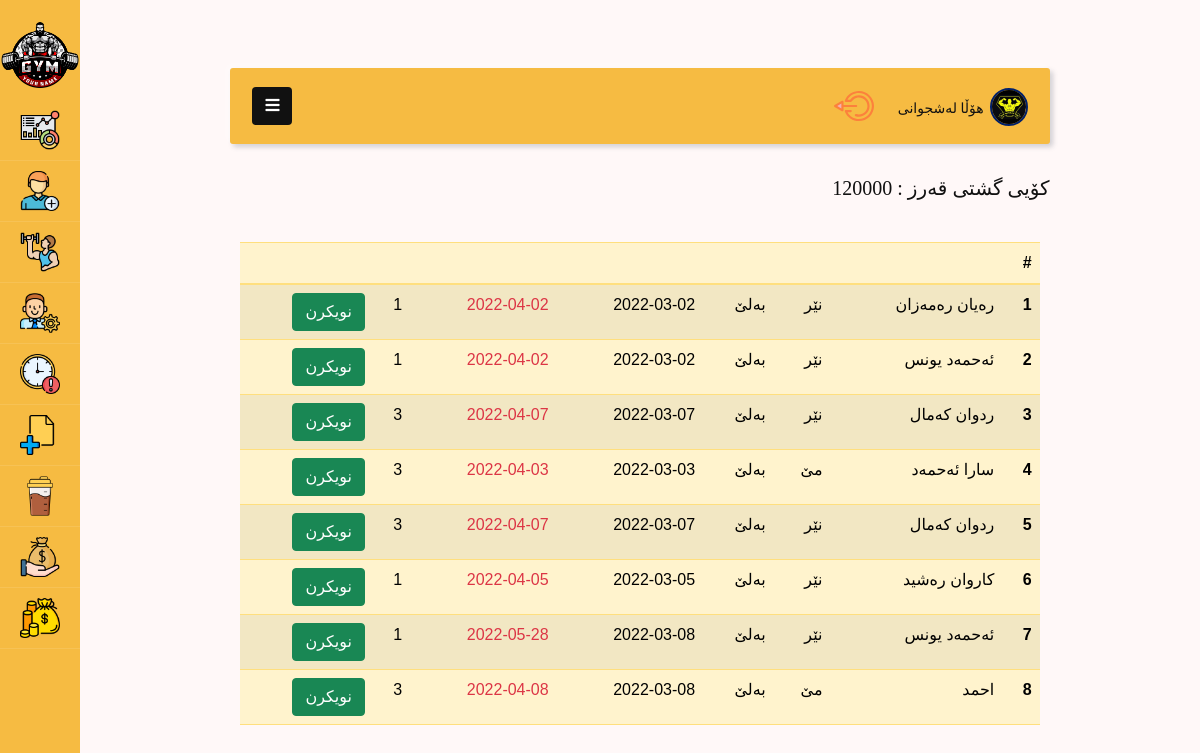
Screenshot of /wrongDate.php with the database file from the repository.
### tables this page shows
CREATE TABLE `user` (
  `id` int(11) NOT NULL,
  `name` varchar(200) NOT NULL,
  `admin_id` varchar(255) NOT NULL,
  `categories_gym` varchar(200) NOT NULL,
  `address` varchar(255) NOT NULL,
  `gender` varchar(30) NOT NULL,
  `price` int(11) NOT NULL,
  `date_start` date NOT NULL,
  `date_end` date NOT NULL,
  `month` int(11) NOT NULL,
  `qarz` tinyint(1) NOT NULL,
  `price_qarz` int(11) NOT NULL,
  `month_qarz` int(11) NOT NULL
);

### include/config.php (called while the page is built, shortened)
<?php
$db = mysqli_connect("localhost","root","","gym");
function sec($data) {
	global $db;
	$data = mysqli_real_escape_string($db, htmlspecialchars($data));
	return $data;
}
?>

### wrongDate.php (the view, shortened to what this page needs)
<?php include'include/nav.php'; ?>
    <div class="wrapper d-flex align-items-stretch">
	<?php include 'include/sidebar.php'; ?>
	<div id="content" class="p-4 p-md-5">
		<?php include 'include/navbar.php'; ?>
		<div class="header-of-page">
<div class="koiGshtiQarz">
        <h5 style="font-family: Droid Arabic Kufi,'sans-serif'; color: #111;">کۆیی گشتى قەرز : 120000</h5>
    </div>
    <div class="formAddUser" style="background: none;">
        <table class="table table-warning table-striped">
                <thead>
                  <tr class="text-end">
                    <th scope="col"><?php echo sec($lang['Update']); ?></th>
                    <th scope="col"><?php echo sec($lang['AllMonth']); ?></th>
                    <th scope="col"><?php echo sec($lang['EndDate']); ?></th>
                    <th scope="col"><?php echo sec($lang['startDate']); ?></th>
                    <th scope="col"><?php echo sec($lang['noMoneyAddUser']); ?></th>
                    <th scope="col"><?php echo sec($lang['gender']); ?></th>
                    <th scope="col"><?php echo sec($lang['name']); ?></th>
                    <th scope="col">#</th>
                  </tr>
                </thead>
                <tbody class="text-end">
                  <?php
                  $query = mysqli_query($db, "SELECT * FROM `user`");
                  $CountGamer = 0;
                  $qarz = "";
                  while($row_select = mysqli_fetch_assoc($query)){
                    $CountGamer++;
                    if($row_select["date_end"] <= date("Y-m-d")){
                      if($row_select['qarz'] == "1")
                        $qarz = "نەخێر";
                      else
                        $qarz = "بەلێ";
                      ?>
                <tr>
                  <td><button class="btn btn-success" type="button" data-bs-toggle="modal" data-bs-target="#exampleModal<?php echo sec($row_select['id']); ?>">نویکرن</button></td>
                    <td><?php echo sec($row_select['month']); ?></td>
                    <td class="text-danger"><?php echo sec($row_select['date_end']); ?></td>
                    <td><?php echo sec($row_select['date_start']); ?></td>
                    <td><?php echo $qarz; ?></td>
                    <td><?php echo sec($row_select['gender']); ?></td>
                    <td><?php echo sec($row_select['name']); ?></td>
                    <th scope="row"><?php echo $CountGamer; ?></th>
                </tr>
                <?php } } ?>
                </tbody>
          </table>
    </div>
        </div>
    </div>
    </div>

### assets/css/style.css (style rules this page uses)
* { padding: 0; margin: 0; box-sizing: border-box; font-family: "Droid Arabic Kufi",sans-serif; }
body { background: rgb(255, 248, 248); color: #fff; }
.formAddUser { width: 80%; background: #fff; margin: auto; margin-top: 2rem; padding: 10px; border-radius: 10px; }
.koiGshtiQarz { width: 80%; text-align: right; color: #111; margin: auto; margin-top: 2rem; }
.header-of-page { width: 100%; text-align: right; }

### rows the page displays
user: month "1", date_end "2022-04-02", date_start "2022-03-02", qarz "بەلێ", gender "نێر", name "رەیان رەمەزان"
user: month "1", date_end "2022-04-02", date_start "2022-03-02", qarz "بەلێ", gender "نێر", name "ئەحمەد یونس"
user: month "3", date_end "2022-04-07", date_start "2022-03-07", qarz "بەلێ", gender "نێر", name "ردوان کەمال"
user: month "3", date_end "2022-04-03", date_start "2022-03-03", qarz "بەلێ", gender "مێ", name "سارا ئەحمەد"
user: month "3", date_end "2022-04-07", date_start "2022-03-07", qarz "بەلێ", gender "نێر", name "ردوان کەمال"
user: month "1", date_end "2022-04-05", date_start "2022-03-05", qarz "بەلێ", gender "نێر", name "کاروان رەشید"
user: month "1", date_end "2022-05-28", date_start "2022-03-08", qarz "بەلێ", gender "نێر", name "ئەحمەد یونس"
user: month "3", date_end "2022-04-08", date_start "2022-03-08", qarz "بەلێ", gender "مێ", name "احمد"
